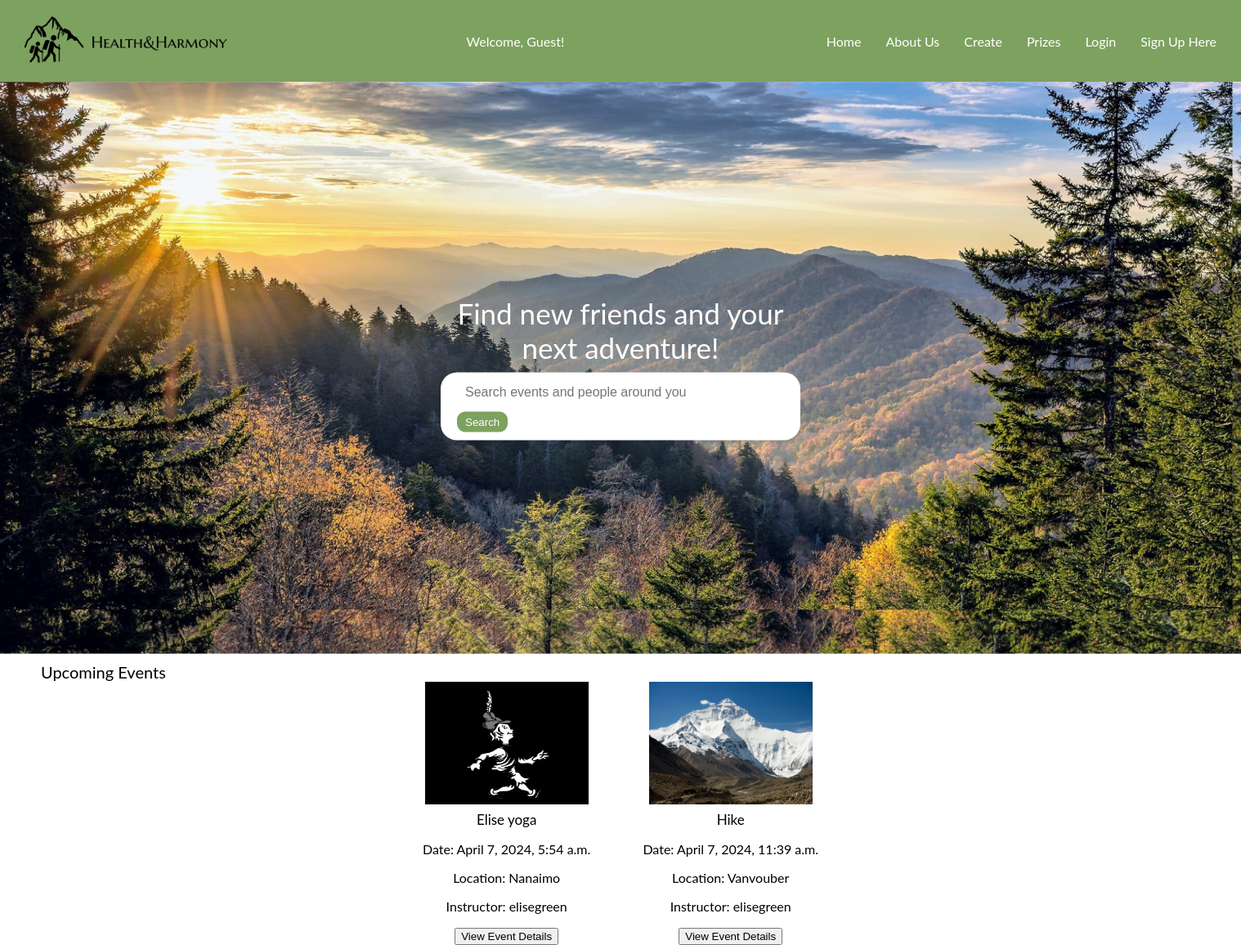
The page / on the database its author committed.
### applet/models.py (models this page shows)
class Event(models.Model):
    event_name = models.CharField(max_length=100)
    event_date = models.DateTimeField("Event date", default= datetime.now)
    location = models.CharField(max_length=200)
    instructor = models.CharField(max_length=200)
    description = models.CharField(max_length=500)
    attendees = models.ManyToManyField(User, related_name='attended_events',  blank=True)
    image = models.ImageField(upload_to='event_images/')
    coins = models.IntegerField(default=0)

### applet/views.py (the view)
# urls.py: path("", home, name="home"),
def home(request):
    events = Event.objects.all()
    return render(request, 'home2.html', {'events': events})

### applet/templates/home2.html (shortened to what this page needs)
<!DOCTYPE html>
<html lang="en">
<head>
<link rel="stylesheet" href="/applet/static/styles.css">
</head>
<body>
<div class="navbar">
    <div>
        <img src="/applet/static/images/Logo.png" alt="Logo" class="logo">
    </div>
    {% if request.user.is_authenticated %}
    <p>Welcome, {{ request.user.username }}!</p>
{% else %}
    <p>Welcome, Guest!</p>
{% endif %}
    <div class="nav-links">
        <a href="/">Home</a>
        <a href="{% url 'about_us' %}">About Us</a></li>
        <a href="{% url 'upload_event' %}">Create</a>
        <a href="{% url 'prize_list' %}">Prizes</a>
        <a href="{% url 'login' %}">Login</a>
        <a href="{% url 'signup' %}">Sign Up Here</a>
    </div>
</div>
<div class="placeholder-image">
<img src="/applet/static/images/home_background.png" >
    <div class="search-bar-container">
        <div class="find-friends-text">
            Find new friends and your next adventure!
        </div>
        <div class="search-bar">
            <input type="text" placeholder="Search events and people around you" list="events">
            <button>Search</button>
        </div>
    </div>
</div>
<div class="upcoming-events">
    <div class="UE-title">Upcoming Events</div>
    <div class="event-container">
        {% for event in events %}
        <div class="event">
            <div class="event-image">
                <a href="#"><img src="{{ event.image.url }}" alt="{{ event.event_name }}"></a>
            </div>
            <div class="event-label">{{ event.event_name }}</div>
            <div class="event-details">
                <p>Date: {{ event.event_date }}</p>
                <p>Location: {{ event.location }}</p>
                <p>Instructor: {{ event.instructor }}</p>
                <form class="callDjangoFunctionForm" action="{% url 'event_display' %}" method="post">
                    <button type="submit">View Event Details</button>
                </form>
            </div>
        </div>
        {% endfor %}
    </div>
</div>
</body>
</html>

### applet/static/styles.css (style rules this page uses)
body { margin: 0; padding: 0; font-family: 'Lato', sans-serif; }
.navbar { display: flex; justify-content: space-between; align-items: center; padding: 20px 30px; background-color: #7DA25F; color: #fff; }
.logo { width: 250px; height: auto; }
.nav-links { display: flex; }
.nav-links a { color: #fff; text-decoration: none; margin-left: 30px; }
.placeholder-image { width: 100%; height: 700px; background-image: url('/static/home_background.png'); background-size: cover; background-position: center; margin-top: 0px; position: relative; }
.search-bar-container { position: absolute; top: 50%; left: 50%; transform: translate(-50%, -50%); width: 80%; max-width: 400px; display: flex; flex-direction: column; align-items: center; }
.search-bar { width: 100%; background-color: #fff; border-radius: 20px; padding: 10px 20px; box-shadow: 0 2px 4px rgba(0, 0, 0, 0.1); }
.search-bar input { width: 100%; border: none; outline: none; padding: 5px 10px; font-size: 16px; border-radius: 10px; }
.search-bar button { background-color: #7DA25F; color: #fff; border: none; padding: 5px 10px; border-radius: 10px; margin-top: 10px; cursor: pointer; }
.find-friends-text { color: #FFFFFF; text-align: center; font-size: 35px; margin-bottom: 10px; max-width: 400px; margin-left: auto; margin-right: auto; word-wrap: break-word; font-family: 'Lato', sans-serif; }
.upcoming-events { text-align: center; margin-top: 0px; }
.event { display: inline-block; margin: 0 30px; text-align: center; transition: transform 0.3s; }
.event-image img { width: 200px; height: 150px; cursor: pointer; }
.UE-title { font-size: 20px; margin-top: 10px; text-align: left; padding-left: 50px; }
.event-label { font-size: 17px; margin-top: 5px; }

### rows shown on the page
Event: image (picture), event_name "Elise yoga", event_date "April 7, 2024, 5:54 a.m.", location "Nanaimo", instructor "elisegreen"
Event: image (picture), event_name "Hike", event_date "April 7, 2024, 11:39 a.m.", location "Vanvouber", instructor "elisegreen"
